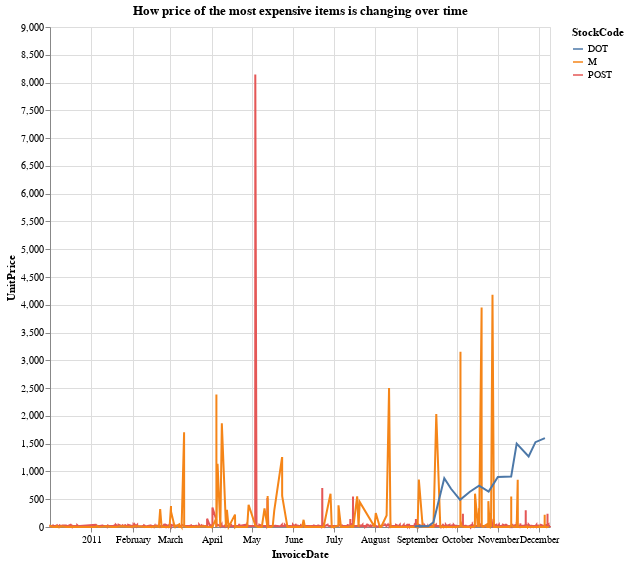

The notebook cell saved with this chart:
### Code cell
chart1

### Figure 1 — Vega-Lite specification as saved in the notebook (floating-point values rounded to 4 significant figures; data arrays with more than 128 entries replaced by an {"elided": "..."} marker saying what was removed)
{"$schema": "https://vega.github.io/schema/vega-lite/v3.4.0.json", "config": {"mark": {"tooltip": null}, "view": {"height": 300, "width": 400}}, "data": {"name": "data-131b25060c41a58ee9aa819d484597fb"}, "datasets": {"data-131b25060c41a58ee9aa819d484597fb": {"elided": "1399 records"}}, "encoding": {"color": {"field": "StockCode", "type": "nominal"}, "x": {"field": "InvoiceDate", "type": "temporal"}, "y": {"field": "UnitPrice", "type": "quantitative"}}, "height": 500, "mark": "line", "title": "How price of the most expensive items is changing over time", "width": 500}
